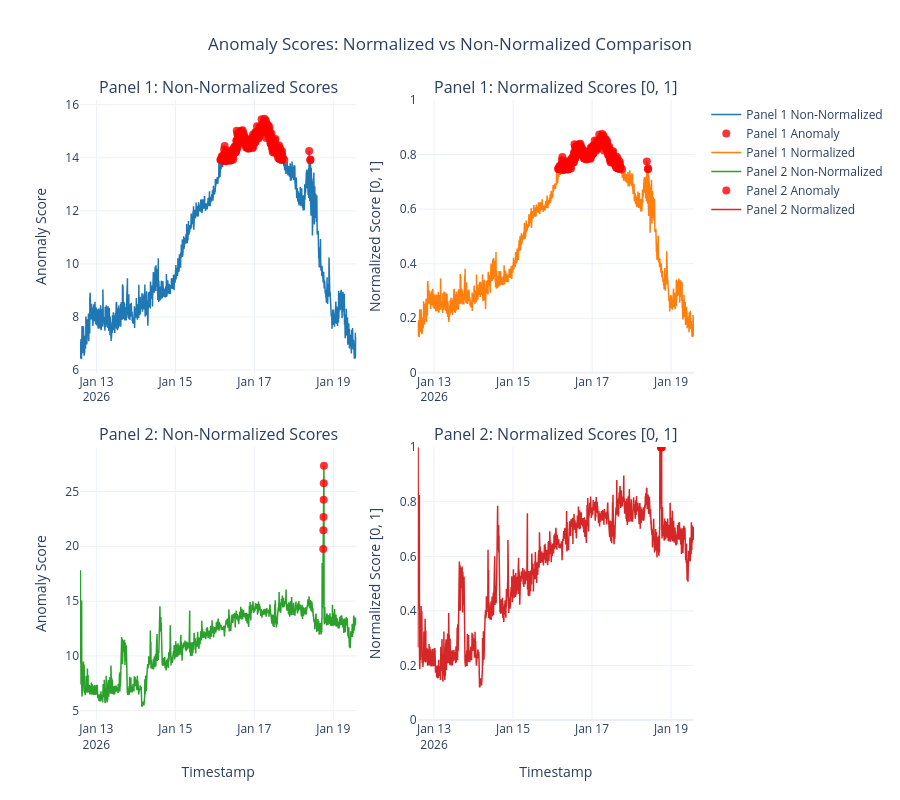

The notebook cell this image was saved under:
### Markdown cell above
## 5. Interactive Plot - Plotly

### Code cell
# Create interactive plot with Plotly
fig = make_subplots(
    rows=2, cols=2,
    subplot_titles=(
        'Panel 1: Non-Normalized Scores',
        'Panel 1: Normalized Scores [0, 1]',
        'Panel 2: Non-Normalized Scores',
        'Panel 2: Normalized Scores [0, 1]'
    ),
    vertical_spacing=0.12,
    horizontal_spacing=0.1
)

# Panel 1 - Non-normalized
fig.add_trace(
    go.Scatter(
        x=df_scores_p1.index,
        y=df_scores_p1['anomaly_score'],
        mode='lines',
        name='Panel 1 Non-Normalized',
        line=dict(color='#1f77b4', width=1.5),
        hovertemplate='<b>Panel 1</b><br>Time: %{x}<br>Score: %{y:.4f}<extra></extra>'
    ),
    row=1, col=1
)

# Panel 1 - Anomaly markers (non-normalized)
anomaly_mask_p1 = df_scores_p1['anomaly_flag'] == 1
if anomaly_mask_p1.any():
    fig.add_trace(
        go.Scatter(
            x=df_scores_p1.index[anomaly_mask_p1],
            y=df_scores_p1['anomaly_score'][anomaly_mask_p1],
            mode='markers',
            name='Panel 1 Anomaly',
            marker=dict(color='red', size=8, symbol='circle', opacity=0.8),
            hovertemplate='<b>Anomaly</b><br>Time: %{x}<br>Score: %{y:.4f}<extra></extra>',
            showlegend=True
        ),
        row=1, col=1
    )

# Panel 1 - Normalized
fig.add_trace(
    go.Scatter(
        x=df_scores_p1.index,
        y=df_scores_p1['anomaly_score_normalized'],
        mode='lines',
        name='Panel 1 Normalized',
        line=dict(color='#ff7f0e', width=1.5),
        hovertemplate='<b>Panel 1</b><br>Time: %{x}<br>Normalized Score: %{y:.4f}<extra></extra>'
    ),
    row=1, col=2
)

# Panel 1 - Anomaly markers (normalized)
if anomaly_mask_p1.any():
    fig.add_trace(
        go.Scatter(
            x=df_scores_p1.index[anomaly_mask_p1],
            y=df_scores_p1['anomaly_score_normalized'][anomaly_mask_p1],
            mode='markers',
            name='Panel 1 Anomaly (Normalized)',
            marker=dict(color='red', size=8, symbol='circle', opacity=0.8),
            hovertemplate='<b>Anomaly</b><br>Time: %{x}<br>Normalized Score: %{y:.4f}<extra></extra>',
            showlegend=False
        ),
        row=1, col=2
    )

# Panel 2 - Non-normalized
fig.add_trace(
    go.Scatter(
        x=df_scores_p2.index,
        y=df_scores_p2['anomaly_score'],
        mode='lines',
        name='Panel 2 Non-Normalized',
        line=dict(color='#2ca02c', width=1.5),
        hovertemplate='<b>Panel 2</b><br>Time: %{x}<br>Score: %{y:.4f}<extra></extra>'
    ),
    row=2, col=1
)

# Panel 2 - Anomaly markers (non-normalized)
anomaly_mask_p2 = df_scores_p2['anomaly_flag'] == 1
if anomaly_mask_p2.any():
    fig.add_trace(
        go.Scatter(
            x=df_scores_p2.index[anomaly_mask_p2],
            y=df_scores_p2['anomaly_score'][anomaly_mask_p2],
            mode='markers',
            name='Panel 2 Anomaly',
            marker=dict(color='red', size=8, symbol='circle', opacity=0.8),
            hovertemplate='<b>Anomaly</b><br>Time: %{x}<br>Score: %{y:.4f}<extra></extra>',
            showlegend=True
        ),
        row=2, col=1
    )

# Panel 2 - Normalized
fig.add_trace(
    go.Scatter(
        x=df_scores_p2.index,
        y=df_scores_p2['anomaly_score_normalized'],
        mode='lines',
        name='Panel 2 Normalized',
        line=dict(color='#d62728', width=1.5),
        hovertemplate='<b>Panel 2</b><br>Time: %{x}<br>Normalized Score: %{y:.4f}<extra></extra>'
    ),
    row=2, col=2
)

# Panel 2 - Anomaly markers (normalized)
if anomaly_mask_p2.any():
    fig.add_trace(
        go.Scatter(
            x=df_scores_p2.index[anomaly_mask_p2],
            y=df_scores_p2['anomaly_score_normalized'][anomaly_mask_p2],
            mode='markers',
            name='Panel 2 Anomaly (Normalized)',
            marker=dict(color='red', size=8, symbol='circle', opacity=0.8),
            hovertemplate='<b>Anomaly</b><br>Time: %{x}<br>Normalized Score: %{y:.4f}<extra></extra>',
            showlegend=False
        ),
        row=2, col=2
    )

# Update layout
fig.update_layout(
    title_text='Anomaly Scores: Normalized vs Non-Normalized Comparison',
    title_x=0.5,
    height=800,
    showlegend=True,
    hovermode='x unified'
)

# Update y-axes
fig.update_yaxes(title_text='Anomaly Score', row=1, col=1)
fig.update_yaxes(title_text='Normalized Score [0, 1]', range=[0, 1], row=1, col=2)
fig.update_yaxes(title_text='Anomaly Score', row=2, col=1)
fig.update_yaxes(title_text='Normalized Score [0, 1]', range=[0, 1], row=2, col=2)

# Update x-axes
fig.update_xaxes(title_text='Timestamp', row=2, col=1)
fig.update_xaxes(title_text='Timestamp', row=2, col=2)

fig.show()

### Figure 1 — Plotly figure (JSON) as saved in the notebook; plotly's stock layout.template omitted (floating-point values rounded to 4 significant figures; data arrays with more than 128 entries replaced by an {"elided": "..."} marker saying what was removed)
{"data": [{"hovertemplate": "<b>Panel 1</b><br>Time: %{x}<br>Score: %{y:.4f}<extra></extra>", "line": {"color": "#1f77b4", "width": 1.5}, "mode": "lines", "name": "Panel 1 Non-Normalized", "type": "scatter", "x": {"elided": "2016 str values"}, "xaxis": "x", "y": {"elided": "2016 float values"}, "yaxis": "y"}, {"hovertemplate": "<b>Anomaly</b><br>Time: %{x}<br>Score: %{y:.4f}<extra></extra>", "marker": {"color": "red", "opacity": 0.8, "size": 8, "symbol": "circle"}, "mode": "markers", "name": "Panel 1 Anomaly", "showlegend": true, "type": "scatter", "x": {"elided": "431 str values"}, "xaxis": "x", "y": {"elided": "431 float values"}, "yaxis": "y"}, {"hovertemplate": "<b>Panel 1</b><br>Time: %{x}<br>Normalized Score: %{y:.4f}<extra></extra>", "line": {"color": "#ff7f0e", "width": 1.5}, "mode": "lines", "name": "Panel 1 Normalized", "type": "scatter", "x": {"elided": "2016 str values"}, "xaxis": "x2", "y": {"elided": "2016 float values"}, "yaxis": "y2"}, {"hovertemplate": "<b>Anomaly</b><br>Time: %{x}<br>Normalized Score: %{y:.4f}<extra></extra>", "marker": {"color": "red", "opacity": 0.8, "size": 8, "symbol": "circle"}, "mode": "markers", "name": "Panel 1 Anomaly (Normalized)", "showlegend": false, "type": "scatter", "x": {"elided": "431 str values"}, "xaxis": "x2", "y": {"elided": "431 float values"}, "yaxis": "y2"}, {"hovertemplate": "<b>Panel 2</b><br>Time: %{x}<br>Score: %{y:.4f}<extra></extra>", "line": {"color": "#2ca02c", "width": 1.5}, "mode": "lines", "name": "Panel 2 Non-Normalized", "type": "scatter", "x": {"elided": "2016 str values"}, "xaxis": "x3", "y": {"elided": "2016 float values"}, "yaxis": "y3"}, {"hovertemplate": "<b>Anomaly</b><br>Time: %{x}<br>Score: %{y:.4f}<extra></extra>", "marker": {"color": "red", "opacity": 0.8, "size": 8, "symbol": "circle"}, "mode": "markers", "name": "Panel 2 Anomaly", "showlegend": true, "type": "scatter", "x": ["2026-01-18T17:55:00+00:00", "2026-01-18T18:00:00+00:00", "2026-01-18T18:05:00+00:00", "2026-01-18T18:10:00+00:00", "2026-01-18T18:15:00+00:00", "2026-01-18T18:20:00+00:00"], "xaxis": "x3", "y": [19.76, 21.47, 22.67, 24.25, 25.75, 27.34], "yaxis": "y3"}, {"hovertemplate": "<b>Panel 2</b><br>Time: %{x}<br>Normalized Score: %{y:.4f}<extra></extra>", "line": {"color": "#d62728", "width": 1.5}, "mode": "lines", "name": "Panel 2 Normalized", "type": "scatter", "x": {"elided": "2016 str values"}, "xaxis": "x4", "y": {"elided": "2016 float values"}, "yaxis": "y4"}, {"hovertemplate": "<b>Anomaly</b><br>Time: %{x}<br>Normalized Score: %{y:.4f}<extra></extra>", "marker": {"color": "red", "opacity": 0.8, "size": 8, "symbol": "circle"}, "mode": "markers", "name": "Panel 2 Anomaly (Normalized)", "showlegend": false, "type": "scatter", "x": ["2026-01-18T17:55:00+00:00", "2026-01-18T18:00:00+00:00", "2026-01-18T18:05:00+00:00", "2026-01-18T18:10:00+00:00", "2026-01-18T18:15:00+00:00", "2026-01-18T18:20:00+00:00"], "xaxis": "x4", "y": [1.0, 1.0, 1.0, 1.0, 1.0, 1.0], "yaxis": "y4"}], "layout": {"annotations": [{"font": {"size": 16}, "showarrow": false, "text": "Panel 1: Non-Normalized Scores", "x": 0.225, "xanchor": "center", "xref": "paper", "y": 1, "yanchor": "bottom", "yref": "paper"}, {"font": {"size": 16}, "showarrow": false, "text": "Panel 1: Normalized Scores [0, 1]", "x": 0.775, "xanchor": "center", "xref": "paper", "y": 1, "yanchor": "bottom", "yref": "paper"}, {"font": {"size": 16}, "showarrow": false, "text": "Panel 2: Non-Normalized Scores", "x": 0.225, "xanchor": "center", "xref": "paper", "y": 0.44, "yanchor": "bottom", "yref": "paper"}, {"font": {"size": 16}, "showarrow": false, "text": "Panel 2: Normalized Scores [0, 1]", "x": 0.775, "xanchor": "center", "xref": "paper", "y": 0.44, "yanchor": "bottom", "yref": "paper"}], "height": 800, "hovermode": "x unified", "showlegend": true, "title": {"text": "Anomaly Scores: Normalized vs Non-Normalized Comparison", "x": 0.5}, "xaxis": {"anchor": "y", "domain": [0, 0.45]}, "xaxis2": {"anchor": "y2", "domain": [0.55, 1]}, "xaxis3": {"anchor": "y3", "domain": [0, 0.45], "title": {"text": "Timestamp"}}, "xaxis4": {"anchor": "y4", "domain": [0.55, 1], "title": {"text": "Timestamp"}}, "yaxis": {"anchor": "x", "domain": [0.56, 1], "title": {"text": "Anomaly Score"}}, "yaxis2": {"anchor": "x2", "domain": [0.56, 1], "range": [0, 1], "title": {"text": "Normalized Score [0, 1]"}}, "yaxis3": {"anchor": "x3", "domain": [0, 0.44], "title": {"text": "Anomaly Score"}}, "yaxis4": {"anchor": "x4", "domain": [0, 0.44], "range": [0, 1], "title": {"text": "Normalized Score [0, 1]"}}}}
